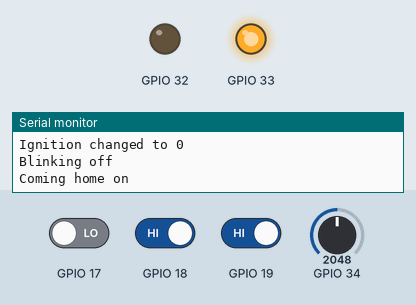
Simulated run of this sketch. Board: ESP32. Shown: output pins drawn as LEDs (lit = HIGH), the last lines printed to the serial monitor. Dashed ring = blinking. The inputs (shaded band) are chosen by the test bench; at power-on: GPIO 18 HIGH, GPIO 17 LOW, GPIO 19 HIGH, GPIO 34 = 2048.

Above: at 1.2 s.
1.3 s: GPIO 18 driven LOW
At 1.58 s:
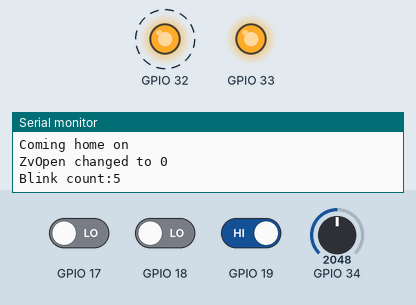
4.3 s: GPIO 17 driven HIGH
At 5.7 s:
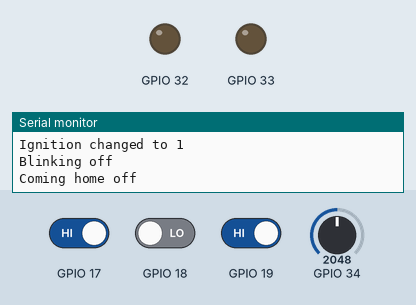
6.0 s: GPIO 19 driven LOW
At 8.7 s:
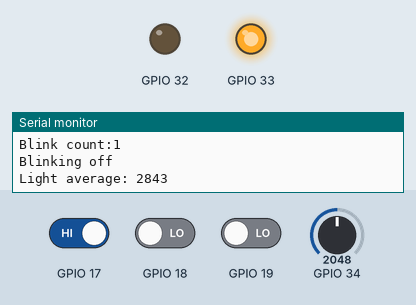
Timing chart, 0 to 10.2 s (numbered marks = the images above; inputs shaded):
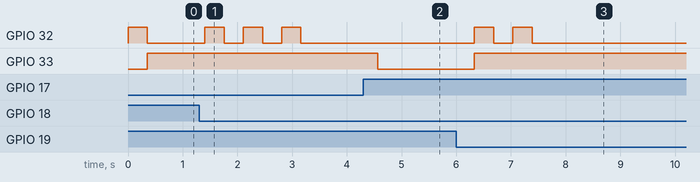

Measured:
- after the input at 1.3 s, GPIO 32: alternates HIGH for 0.35 s and LOW for 0.35 s, 6 changes in all, then stays LOW, starting after 0.11 s
- after the input at 4.3 s, GPIO 33: HIGH → LOW after 0.27 s
- after the input at 6.0 s, GPIO 32: alternates HIGH for 0.35 s and LOW for 0.35 s, 4 changes in all, then stays LOW, starting after 0.33 s; GPIO 33: LOW → HIGH after 0.33 s instead of 5.6 s

The sketch:

eleuchtung_Steuerung_ZV_Coming_Home_Auto_Light.2019-05-08.v4.ino
```cpp
int cBlinkCountOpen;
int cBlinkCountClose;
int cComingHomeCount;
int cLightValuesCountNeeded;
int cLightMinimum;
boolean iInitZvOpen;
boolean iInitZvClose;
boolean iInitIgnition;
int iInfoCounter;
int iBlinkCount;
int iComingHomeCount;
int iLightValues;
int iLightValuesCount;
int iLightAverage;
boolean iComingHomeStatus;
boolean iLightStatus;
long eTimeStart;
long eTime;
boolean iZvOpen;
boolean iZvClose;
boolean iIgnition;
int iLight;

void setup() {
  Serial.begin(115200);
  pinMode(33, OUTPUT);
  pinMode(32, OUTPUT);
  pinMode(18, INPUT);
  pinMode(19, INPUT);
  pinMode(17, INPUT);
  pinMode(34, INPUT);

  // Coming Home Ausgang aus
  digitalWrite(33, LOW);
  // Blinker an (initial, absichtlich als Signalisierung für Programmstart)
  digitalWrite(32, HIGH);
  // Konstanten
  cBlinkCountOpen = 5;
  cBlinkCountClose = 3;
  cComingHomeCount = 20;
  cLightValuesCountNeeded = 10;
  cLightMinimum = 2500;
  // Variablen für letzte Zustände / Bestimmung von Zustandsänderungen
  iInitZvOpen = true;
  iInitZvClose = true;
  iInitIgnition = true;
  // Interne Zähler
  iInfoCounter = 30;
  iBlinkCount = 0;
  iComingHomeCount = 0;
  iLightValues = 0;
  iLightValuesCount = 0;
  iLightAverage = 4096;
  // Statusvariablen
  iComingHomeStatus = false;
  iLightStatus = false;
  // Laufzeitzähler
  eTimeStart = millis();
  Serial.print("Started program at ");
  Serial.println(eTimeStart);

}

void loop() {
  eTime = millis();
  // Zustände der digitalen Eingänge einlesen
  iZvOpen = digitalRead(18);
  iZvClose = digitalRead(19);
  iIgnition = digitalRead(17);
  // v3: Bugfix: Lichtautomatik nur bei eingeschalteter Zündung, sonst Messwert > Max
  if (iIgnition == true) {
    iLight = analogRead(34);
  } else {
    iLight = 9999;
  }
  // Zustandsänderung von Zentralverriegelung öffnen
  if (iZvOpen != iInitZvOpen) {
    iInitZvOpen = iZvOpen;
    Serial.print("ZvOpen changed to ");
    Serial.println(iZvOpen);
    // Blinker und Coming Home nur wenn Eingang auf Masse
    if (iInitZvOpen == false) {
      iBlinkCount = cBlinkCountOpen;
      iComingHomeCount = cComingHomeCount;
    }
  }
  // Zustandsänderung von Zentralverriegelung schließen
  if (iZvClose != iInitZvClose) {
    iInitZvClose = iZvClose;
    Serial.print("ZvClose changed to ");
    Serial.println(iZvClose);
    // Blinker und Coming Home nur wenn Eingang auf Masse
    if (iZvClose == false) {
      iBlinkCount = cBlinkCountClose;
      iComingHomeCount = cComingHomeCount;
    }
  }
  // Zustandsänderung von Zündung an/aus
  if (iIgnition != iInitIgnition) {
    iInitIgnition = iIgnition;
    Serial.print("Ignition changed to ");
    Serial.println(iIgnition);
    iBlinkCount = 0;
    iComingHomeCount = 0;
    // v4: Bugfix: Coming-Home aktivieren, sobald Zündung abgeschaltet wird
    if (iIgnition == false) {
      iComingHomeCount = cComingHomeCount;
    }
  }
  // Bearbeiten der Ausgänge für Blinker und Coming Home nur alle 1/3 Sekunde
  if (eTime - eTimeStart > 333 || eTimeStart > eTime) {
    eTimeStart = eTime;
    iInfoCounter += -1;
    // Regelmäßige Ausgabe des Programmstatus in der seriellen Konsole (nur alle 30 * 1/3 Sekunden)
    if (iInfoCounter == 0) {
      iInfoCounter = 30;
      Serial.print("Program running since ");
      Serial.print(eTime);
      Serial.println("ms");
    }
    // Erfassung der Messwerte des Helligkeitssensors und Mittelwert der Messungen berechnen
    if (iLightValuesCount < cLightValuesCountNeeded) {
      iLightValuesCount += 1;
      iLightValues += iLight;
    } else {
      iLightAverage = iLightValues / iLightValuesCount;
      Serial.print("Light average: ");
      Serial.println(iLightAverage);
      iLightValues = 0;
      iLightValuesCount = 0;
    }
    // Ansteuerung des Blinker Ausgangs
    if (iBlinkCount > 0) {
      Serial.print("Blink count:");
      Serial.println(iBlinkCount);
      if (iBlinkCount % 2 == 1) {
        digitalWrite(32, HIGH);
      } else {
        digitalWrite(32, LOW);
      }
      iBlinkCount += -1;
    } else if (iBlinkCount == 0) {
      iBlinkCount += -1;
      Serial.println("Blinking off");
      digitalWrite(32, LOW);
    }
    // Ansteuerung des Coming Home Ausgangs
    if (iComingHomeCount > 0) {
      iComingHomeCount += -1;
      if (iComingHomeStatus == false) {
        iComingHomeStatus = true;
        Serial.println("Coming home on");
      }
    } else if (iComingHomeCount == 0) {
      iComingHomeCount += -1;
      if (iComingHomeStatus == true) {
        iComingHomeStatus = false;
        Serial.println("Coming home off");
      }
    }
    // Lichtautomatik
    if (iLightAverage < cLightMinimum) {
      // Es ist zu dunkel: Licht an
      if (iLightStatus == false) {
        iLightStatus = true;
        Serial.println("Licht an");
      }
    } else {
      // Es ist hell genug: Licht aus
      if (iLightStatus == true) {
        iLightStatus = false;
        Serial.println("Licht aus");
      }
    }
    // Licht an / aus
    if (iComingHomeStatus == true || iLightStatus == true) {
      digitalWrite(33, HIGH);
    } else {
      digitalWrite(33, LOW);
    }
  }
  delay(25);

}
```
